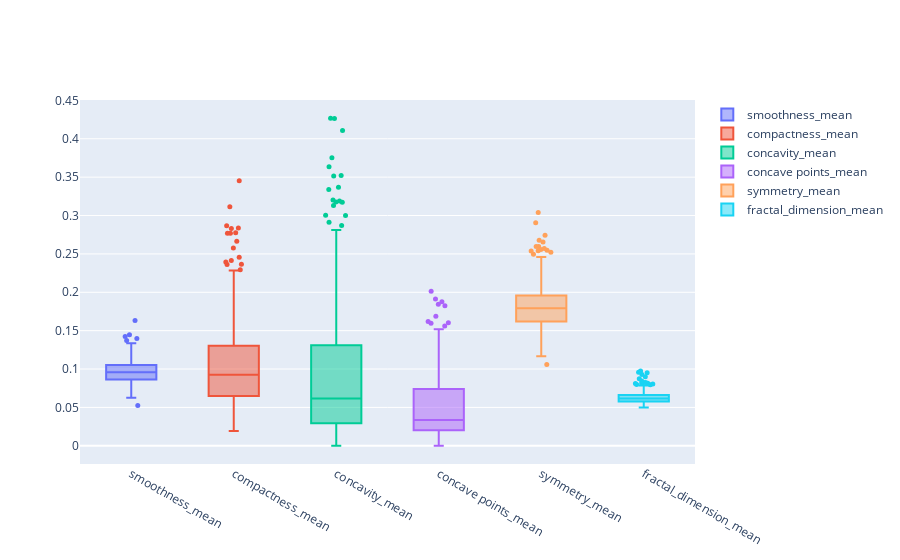

Notebook source saved alongside this figure:
### Code cell
names = df.columns[5:11]
# convert DataFrame to list
values=[] 
for column in df.iloc[:,5:11].columns:
    li = df[column].tolist()
    values.append(li)
#colors = ['gold', 'mediumturquoise', 'darkorange', 'lightgreen','cyan', 'royalblue']

fig = go.Figure()
for xd, yd in zip(names, values):
        fig.add_trace(go.Box(y=yd,name=xd,boxpoints='outliers',jitter=0.5,whiskerwidth=0.2,marker_size=5,line_width=2))
fig.show()

### Figure 1 — Plotly figure (JSON) as saved in the notebook; plotly's stock layout.template omitted (floating-point values rounded to 4 significant figures; data arrays with more than 128 entries replaced by an {"elided": "..."} marker saying what was removed)
{"data": [{"boxpoints": "outliers", "jitter": 0.5, "line": {"width": 2}, "marker": {"size": 5}, "name": "smoothness_mean", "type": "box", "whiskerwidth": 0.2, "y": {"elided": "569 float values"}}, {"boxpoints": "outliers", "jitter": 0.5, "line": {"width": 2}, "marker": {"size": 5}, "name": "compactness_mean", "type": "box", "whiskerwidth": 0.2, "y": {"elided": "569 float values"}}, {"boxpoints": "outliers", "jitter": 0.5, "line": {"width": 2}, "marker": {"size": 5}, "name": "concavity_mean", "type": "box", "whiskerwidth": 0.2, "y": {"elided": "569 float values"}}, {"boxpoints": "outliers", "jitter": 0.5, "line": {"width": 2}, "marker": {"size": 5}, "name": "concave points_mean", "type": "box", "whiskerwidth": 0.2, "y": {"elided": "569 float values"}}, {"boxpoints": "outliers", "jitter": 0.5, "line": {"width": 2}, "marker": {"size": 5}, "name": "symmetry_mean", "type": "box", "whiskerwidth": 0.2, "y": {"elided": "569 float values"}}, {"boxpoints": "outliers", "jitter": 0.5, "line": {"width": 2}, "marker": {"size": 5}, "name": "fractal_dimension_mean", "type": "box", "whiskerwidth": 0.2, "y": {"elided": "569 float values"}}], "layout": {"autosize": true, "xaxis": {"autorange": true, "range": [-0.5, 5.5], "type": "category"}, "yaxis": {"autorange": true, "range": [-0.02371, 0.4505], "type": "linear"}}}
